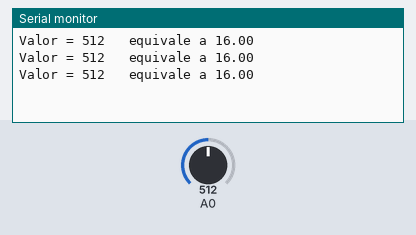
A sketch run on a simulated Arduino Uno, built with avr-gcc and run on an emulated ATmega328P. Parts: the last lines printed to the serial monitor. The inputs (shaded band) are chosen by the test bench; at power-on: A0 = 512.

Above: at 1.3 s.
1.4 s: A0 set to 716
At 1.9 s:
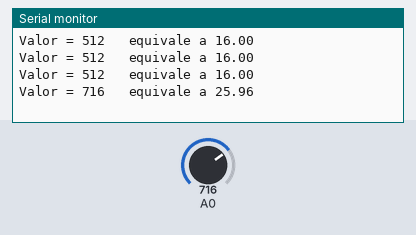
2.9 s: A0 set to 900
At 3.4 s:
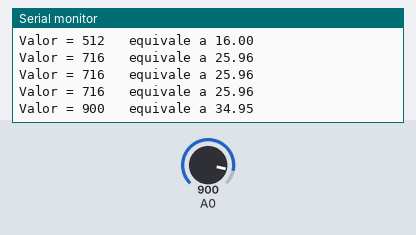
Timing chart, 0 to 5.9 s (numbered marks = the images above; inputs shaded):
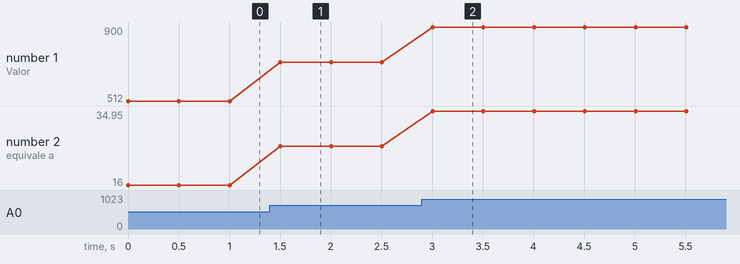

The sketch:

TEMPERATURA.ino
```cpp
void setup() {
  Serial.begin(9600);
}

void loop() {
  int valor = analogRead(A0);
  Serial.print("Valor = ");
  Serial.print(valor);
  Serial.print("   equivale a ");
  Serial.println((valor*0.048828125)-9);
  delay(500);
}
```

Measured:
- after the input at 1.4 s, the serial monitor: prints a new line after 0.10 s (image 1)
- after the input at 2.9 s, the serial monitor: prints a new line after 0.11 s (image 2)
- plotted number 1: 512 → 716 after the input at 1.4 s, 716 → 900 after the input at 2.9 s
- plotted number 2: 16 → 25.96 after the input at 1.4 s, 25.96 → 34.95 after the input at 2.9 s
